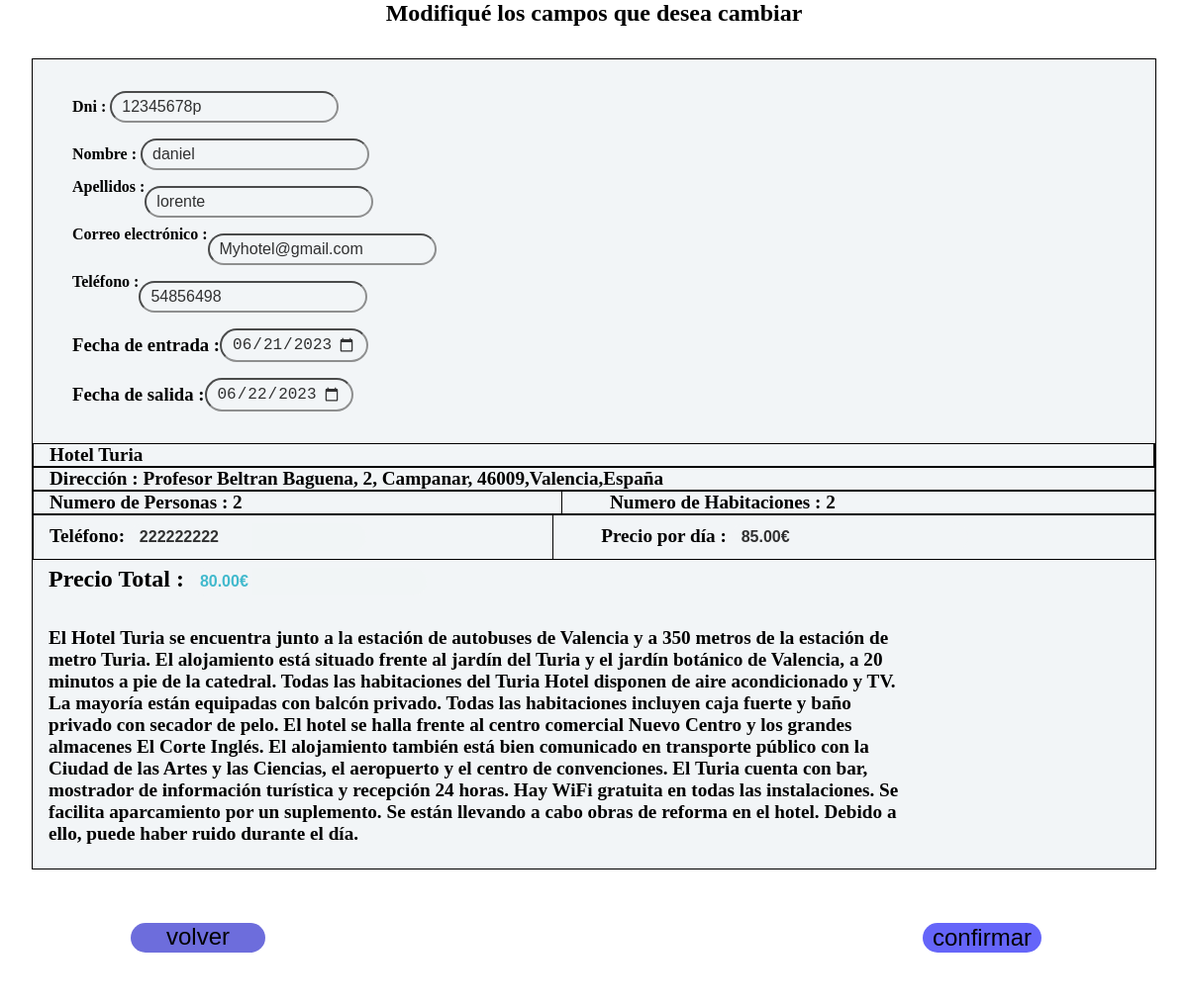
The page /myHotel/Modificar.php?id_reserva=31&id_hotel=2 (signed in) on the database its author committed.
### tables this page shows
CREATE TABLE `datos_reserva` (
  `id_reserva` int(20) NOT NULL,
  `id_hotel` int(11) NOT NULL,
  `id_usuario` int(11) NOT NULL,
  `dni` varchar(30) NOT NULL,
  `nombre` varchar(40) NOT NULL,
  `apellidos` varchar(255) NOT NULL,
  `correo` varchar(255) NOT NULL,
  `telefono` varchar(20) NOT NULL,
  `fecha_inicio` varchar(20) NOT NULL,
  `fecha_fin` varchar(20) NOT NULL,
  `nombre_hotel` varchar(255) NOT NULL,
  `num_personas` int(5) NOT NULL,
  `num_habitaciones` int(5) NOT NULL,
  `total_dias` int(5) NOT NULL,
  `precio_total` decimal(5,2) DEFAULT NULL
);

CREATE TABLE `datos_usuario` (
  `id_usuario` int(6) NOT NULL,
  `email` varchar(40) NOT NULL,
  `pass` varchar(20) NOT NULL
);

CREATE TABLE `datos_hotel` (
  `id_hotel` int(20) NOT NULL,
  `nombre_hotel` varchar(40) NOT NULL,
  `pais` varchar(255) NOT NULL,
  `ciudad` varchar(40) NOT NULL,
  `direccion` varchar(60) NOT NULL,
  `telefono` varchar(20) NOT NULL,
  `numero_personas` int(11) NOT NULL,
  `numero_habitaciones` int(11) NOT NULL,
  `fotos` longtext NOT NULL,
  `descripcion` text NOT NULL,
  `precio_dia` decimal(8,2) DEFAULT NULL
);

### myHotel/funciones.php (called while the page is built, shortened)
</script><?php
function  obtenerEmailPorId($id_usuario){
    $conexion= abrir_conexion_PDO();
    $sql= 'SELECT email FROM datos_usuario WHERE id_usuario = :id_usuario';
    $consulta = $conexion->prepare($sql);
    $consulta->bindParam(':id_usuario', $id_usuario);
    $consulta->execute();
    while($resultado = $consulta->fetch()) {
        return $resultado['email'];
    }
}
function  obtenerNombreHotelPorId($id_hotel){
    $conexion= abrir_conexion_PDO();
    $sql= 'SELECT nombre_hotel FROM datos_hotel WHERE id_hotel = :id_hotel';
    $consulta = $conexion->prepare($sql);
    $consulta->bindParam(':id_hotel', $id_hotel);
    $consulta->execute();
    while($resultado = $consulta->fetch()) {
        return $resultado['nombre_hotel'];
    }
}
function obtenerDescripcionHotelPorId($id_hotel){
    $conexion= abrir_conexion_PDO();
    $sql= 'SELECT descripcion FROM datos_hotel WHERE id_hotel = :id_hotel';
    $consulta = $conexion->prepare($sql);
    $consulta->bindParam(':id_hotel', $id_hotel);
    $consulta->execute();
    while($resultado = $consulta->fetch()) {
        return $resultado['descripcion'];
    }
}
function obtenerNumeroPersonasPorId($id_hotel){
    $conexion= abrir_conexion_PDO();
    $sql= 'SELECT numero_personas FROM datos_hotel WHERE id_hotel = :id_hotel';
    $consulta = $conexion->prepare($sql);
    $consulta->bindParam(':id_hotel', $id_hotel);
    $consulta->execute();
    while($resultado = $consulta->fetch()) {
        return $resultado['numero_personas'];
    }
}
function  obtenerNumeroHabitacionesPorId($id_hotel){
    $conexion= abrir_conexion_PDO();
    $sql= 'SELECT numero_habitaciones FROM datos_hotel WHERE id_hotel = :id_hotel';
    $consulta = $conexion->prepare($sql);
    $consulta->bindParam(':id_hotel', $id_hotel);
    $consulta->execute();
    while($resultado = $consulta->fetch()) {
        return $resultado['numero_habitaciones'];
    }
}
function obtenerNumeroTelefonoPorId($id_hotel){
    $conexion= abrir_conexion_PDO();
    $sql= 'SELECT telefono FROM datos_hotel WHERE id_hotel = :id_hotel';
    $consulta = $conexion->prepare($sql);
    $consulta->bindParam(':id_hotel', $id_hotel);
    $consulta->execute();
    while($resultado = $consulta->fetch()) {
        return $resultado['telefono'];
    }
}
function obtenerNumeroPrecioPorId($id_hotel){
    $conexion= abrir_conexion_PDO();
    $sql= 'SELECT precio_dia FROM datos_hotel WHERE id_hotel = :id_hotel';
    $consulta = $conexion->prepare($sql);
    $consulta->bindParam(':id_hotel', $id_hotel);
    $consulta->execute();
    while($resultado = $consulta->fetch()) {
        return $resultado['precio_dia'];
    }
}
function obtenerDirecionHotelPorId($id_hotel){
    $conexion= abrir_conexion_PDO();
    $sql= 'SELECT direccion,pais,ciudad FROM datos_hotel WHERE id_hotel = :id_hotel';
    $consulta = $conexion->prepare($sql);
    $consulta->bindParam(':id_hotel', $id_hotel);
    $consulta->execute();
    while($resultado = $consulta->fetch()) {
        return $resultado['direccion'] .','. $resultado['ciudad'].','.$resultado['pais'];
    }
}
function fechaActual(){
    $fecha = date("Y-m-d ");
    return $fecha;
}
function fechaDiaSiguiente(){
    $fecha=date( 'Y-m-d', strtotime( '+1 day' ) );
    return $fecha;
}
function fechaFin(){
    $fecha = date("Y-m-d ", strtotime( '+7 month' )) ;
    return $fecha;
}
function  obtenerDniPorId($id_reserva){
    $conexion= abrir_conexion_PDO();
    $sql= 'SELECT dni FROM datos_reserva WHERE id_reserva = :id_reserva';
    $consulta = $conexion->prepare($sql);
    $consulta->bindParam(':id_reserva', $id_reserva);
    $consulta->execute();
    while($resultado = $consulta->fetch()) {
        return $resultado['dni'];
    }
}
function  obtenerNombrePorId($id_reserva){
    $conexion= abrir_conexion_PDO();
    $sql= 'SELECT nombre FROM datos_reserva WHERE id_reserva = :id_reserva';
    $consulta = $conexion->prepare($sql);
    $consulta->bindParam(':id_reserva', $id_reserva);
    $consulta->execute();
    while($resultado = $consulta->fetch()) {
        return $resultado['nombre'];
    }
}
function  obtenerApellidosPorId($id_reserva){
    $conexion= abrir_conexion_PDO();
    $sql= 'SELECT apellidos FROM datos_reserva WHERE id_reserva = :id_reserva';
    $consulta = $conexion->prepare($sql);
    $consulta->bindParam(':id_reserva', $id_reserva);
    $consulta->execute();
    while($resultado = $consulta->fetch()) {
        return $resultado['apellidos'];
    }
}
function  obtenerTelefonoPorId($id_reserva){
    $conexion= abrir_conexion_PDO();
    $sql= 'SELECT telefono FROM datos_reserva WHERE id_reserva = :id_reserva';
    $consulta = $conexion->prepare($sql);
    $consulta->bindParam(':id_reserva', $id_reserva);
    $consulta->execute();
    while($resultado = $consulta->fetch()) {
        return $resultado['telefono'];
    }
}
function  obtenerFechaInicioPorId($id_reserva){
    $conexion= abrir_conexion_PDO();
    $sql= 'SELECT fecha_inicio FROM datos_reserva WHERE id_reserva = :id_reserva';
    $consulta = $conexion->prepare($sql);
    $consulta->bindParam(':id_reserva', $id_reserva);
    $consulta->execute();
    while($resultado = $consulta->fetch()) {
        return $resultado['fecha_inicio'];
    }
}
function  obtenerFechaFinPorId($id_reserva){
    $conexion= abrir_conexion_PDO();
    $sql= 'SELECT fecha_fin FROM datos_reserva WHERE id_reserva = :id_reserva';
    $consulta = $conexion->prepare($sql);
    $consulta->bindParam(':id_reserva', $id_reserva);
    $consulta->execute();
    while($resultado = $consulta->fetch()) {
        return $resultado['fecha_fin'];
    }
}
function obtenerPrecioTotalPorId($id_reserva){
    $conexion= abrir_conexion_PDO();
    $sql= 'SELECT precio_total FROM datos_reserva WHERE id_reserva = :id_reserva';
    $consulta = $conexion->prepare($sql);
    $consulta->bindParam(':id_reserva', $id_reserva);
    $consulta->execute();
    while($resultado = $consulta->fetch()) {
        return $resultado['precio_total'];
    }
}

### myHotel/formularios/form_modificar.php (the view, shortened to what this page needs)
<!DOCTYPE html>
<html lang="en">
<head>
    <link rel="stylesheet" href="./style/confirmar_reserva.css">
</head>
<?php
    require_once('funciones.php');
    $id_usuario= $_SESSION['usuario'];
    $id_hotel =  $_SESSION['id_hotel'];
    $id_reserva= $_SESSION['id_reserva'];
?>
<body>
<div class= "titulo">
            <h2>Modifiqué los campos que desea cambiar</h2>
        </div>
<div class =formulario>
<form action="./modificar.php" method="post">
<div class=datosusuario>
         <div class ="dni">
             <label for="">Dni : </label>
            <input type="text" name="dni" id="" value=  <?php echo obtenerDniPorId($id_reserva)?>>
        </div>
            <div class ="nombre">
            <label for="">Nombre : </label>
            <input type="text" name="nombre" id=""   value=  <?php echo obtenerNombrePorId($id_reserva)?>>   <label class=error > <?php mostrar_error_campo("nombre", $errores)?></label>
            </div>
            <div class ="apellidos">
            <label for="">Apellidos : </label>
            <input type="text" name="apellidos" id=""   class ="apellidos"   value=  <?php echo obtenerApellidosPorId($id_reserva)?>>
            </div>
            <div class ="correo">
            <label for="">Correo electrónico :  </label>
            <input type="text" name="correo" id=""  maxlength="60"   value=  <?php echo  obtenerEmailPorId($id_usuario)?>>
            </div>
            <div class ='telefono'>
            <label for="">Teléfono :</label>
            <input type="text" name="telefono" id="" maxlength="90"  class ="telefono"   value=<?php echo obtenerTelefonoPorId($id_reserva)?>>
            </div>
            <div class ="fechaentrada">
            <h3>Fecha de entrada : </h3>
            <input type="date" name="fechaentrada" id="ndatefechainicio" min= <?php echo fechaActual() ?> max =<?php echo fechaFin() ?>
            value=<?php echo obtenerFechaInicioPorId($id_reserva)?>>
            </div>
            <div class ="fechasalida">
            <h3>Fecha de salida : </h3>
            <input type="date" name="fechasalida" id="ndatefechafin"  min= <?php echo fechaDiaSiguiente() ?>  max =<?php echo fechaFin()?>
            value=<?php echo obtenerFechaFinPorId($id_reserva)?>>
            </div>
        </div>
        <div class =hotel>
        <div class ="fila1">
            <div class ="nombrehotel">
            <label><?php echo obtenerNombreHotelPorId($id_hotel) ;?> </label>
            </div>
        </div>
        <div class ="fila2">
            <div class ="direccionhotel">
            <label for="">Dirección : </label>
            <label> <?php echo obtenerDirecionHotelPorId($id_hotel) ;?> </label>
            </div>
        </div>
        <div class="fila3">
         <div class ="numeropersonas">
        <label class="num_personas" for="">Numero de Personas : <?php echo  obtenerNumeroPersonasPorId($id_hotel)?> </label>
        </div>
        <div class ="numerohabitaciones">
        <label for="" class="num_habitaciones">Numero de Habitaciones : <?php echo  obtenerNumeroHabitacionesPorId($id_hotel)   ?> </label>
        </div>
        </div>
        <div class="fila4">
        <div class ="telefonohotel">
        <label for="">Teléfono: </label>
        <input type="text" name="tlfhotel" id=""  disabled class="tlfhotel" value=   <?php  echo  obtenerNumeroTelefonoPorId($id_hotel)?>>
        </div>
        <div class ="precio">
        <label for="">Precio por día : </label>
        <input type="text" name="precio_dia" class="precio_dia" disabled id="nInputprecioDia"  value= <?php echo  obtenerNumeroPrecioPorId($id_hotel).'€' ; ?>>
        </div>
        </div>
        <div class="fila5">
        <div class ="preciototal">
        <label for="">Precio Total : </label>
        <input type="text" name="precio_total" class="precio_total" disabled id="nInputprecioTotal"  value=<?php  echo obtenerPrecioTotalPorId($id_reserva).'€' ?>>
        </div>
        </div>
        <div class ="informacion">
        <p class="descripcion"><?php echo obtenerDescripcionHotelPorId($id_hotel) ;?></p>
        </div>
   </div>
   </div>
    <div class="botones">
            <div >
                <button class="botonvolver" disabled> <a class="volver" href="./menu.php"> volver</a></button>
            </div>
            <div class="">
                <button class="botonconfirmar" disabled><input type="submit" class="confirmar" value ="confirmar" click='alertaRealizarReserva()'></button>
            </div>
    </div>
</body>
</html>

### myHotel/style/confirmar_reserva.css (style rules this page uses)
* { margin: 0rem; padding: 0rem; }
body { font-weight: bold; }
form { min-height: 100vh; display: flex; flex-direction: column; background-color: rgb(242, 245, 247); margin: 2rem; border: solid 1px black; }
.datosusuario { grid-area: datosusuario; margin: 1.5rem; }
.fechaentrada { display: flex; flex-grow: 1; margin-left: 1rem; text-align: center; align-items: center; }
.fechasalida { display: flex; flex-grow: 1; margin-left: 1rem; text-align: center; align-items: center; }
input[type=date] { width: 150px; background-color: rgb(228, 239, 146); }
a { text-decoration: none; color: rgb(0, 0, 0); }
.dni { margin-left: 1rem; }
.nombre { flex-direction: row; margin-left: 1rem; }
.apellidos { margin-left: 1rem; display: flex; flex-direction: row; }
.telefono { display: flex; flex-direction: row; margin-left: 1rem; }
.correo { display: flex; flex-direction: row; margin-left: 1rem; }
.fila1 { display: flex; flex-direction: row; border: solid 1px black; font-size: 1.2rem; }
.direccionhotel { flex-grow: 1; margin-left: 1rem; }
.nombrehotel { flex-grow: 1; background-color: rgb(242, 245, 247); border: 0; margin-left: 1rem; border-right: solid 1px black; }
.precio { border: 0; background-color: rgb(242, 245, 247); flex-grow: 1; }
.tlfhotel { border: 0; color: black; font-weight: bold; }
.telefonohotel { background-color: rgb(242, 245, 247); border: 0; flex-grow: 1; margin-left: 1rem; border-right: solid 1px black; margin-right: 3rem; justify-content: center; }
.fila3 { height: 100%; display: flex; flex-direction: row; border: solid 1px black; font-size: 1.2rem; }
.fila2 { display: flex; flex-direction: row; border: solid 1px black; font-size: 1.2rem; }
.fila4 { display: flex; flex-direction: row; border: solid 1px black; font-size: 1.2rem; }
.num_personas { color: black; font-weight: bold; }
.num_habitaciones { color: black; font-weight: bold; }
.numeropersonas { display: flex; flex-grow: 1; margin-left: 1rem; margin-right: 2rem; border-right: solid 1px black; }
.numerohabitaciones { font-weight: bold; flex-grow: 1; margin-left: 1rem; }
.precio { background-color: rgb(242, 245, 247); border: 0; flex-grow: 1; }
.preciototal { background-color: rgb(242, 245, 247); border: 0; margin-left: 1rem; font-size: 1.5rem; }
.precio_total { margin-left: 1rem; }
input[type=text], input[type=date] ,input[type=email] { padding: 5px 10px; margin-left: 1rem; background-color: rgb(242, 245, 247); margin: 8px 0; display: inline-block; box-sizing: border-box; text-decoration: none; border-radius: 20px; font-size: 1rem; opacity: 0.8; }
.precio_dia { border: 0; opacity: 1; color: rgb(0, 0, 0); font-weight: bold; }
.precio_total { border: 0; color: rgb(21, 171, 195); opacity: 1; font-weight: bold; }
.precio { border: 0; }
h2 { text-align: center; }
button { color: white; padding: 14px 20px; margin: 8px 0; border: none; cursor: pointer; border-radius: 20px; font-size: 1.2rem; }
.informacion { width: 85%; height: 65%; margin-top: 1.5rem; margin-bottom: 1.5rem; }
.descripcion { font-size: 1.2rem; width: 90%; height: 90%; margin-left: 1rem; }
.botones { display: flex; flex-direction: row; width: 100%; height: 100%; justify-content: space-between; margin-bottom: 2rem; }
.volver { display: flex; height: 30px; background-color: rgb(109, 109, 220); width: 200px; border-radius:20px ; font-size: 1.5rem; text-align: center; justify-content: center; }
.botonvolver { flex-grow: 1; display: flex; width: 50%; height: 100%; border-radius: 20px; margin-left: 7rem ; background-color: rgb(255, 255, 255); }
.botonconfirmar { display: flex; justify-content: center; flex-grow: 1; background-color: rgb(255, 255, 255); }
.confirmar { height: 30px; margin-right: 8rem ; width: 120px; font-size: 1.5rem; background-color: rgb(101, 101, 249); border: 0; border-radius: 20px; }

### rows shown on the page
datos_reserva: dni "12345678p", nombre "daniel", apellidos "lorente", telefono "54856498", fechaentrada "06/21/2023", fechasalida "06/22/2023", precio_total "80.00€"
datos_usuario: correo "Myhotel@gmail.com"
datos_hotel: nombre_hotel "Hotel Turia", obtenerDirecionHotelPorId($id_hotel) "Profesor Beltran Baguena, 2, Campanar, 46009,Valencia,España", numero_personas "2", numero_habitaciones "2", tlfhotel "222222222", precio_dia "85.00€", descripcion "El Hotel Turia se encuentra junto a la estación de autobuses de Valencia y a 350 metros de la estación de metro Turia. El alojamiento está situado frente al jardín del Turia y el jardín botánico de Valencia, a 20 minutos a pie de la catedral. Todas las habitaciones del Turia Hotel disponen de aire acondicionado y TV. La mayoría están equipadas con balcón privado. Todas las habitaciones incluyen caja fuerte y baño privado con secador de pelo. El hotel se halla frente al centro comercial Nuevo Centro y los grandes almacenes El Corte Inglés. El alojamiento también está bien comunicado en transporte público con la Ciudad de las Artes y las Ciencias, el aeropuerto y el centro de convenciones. El…"
